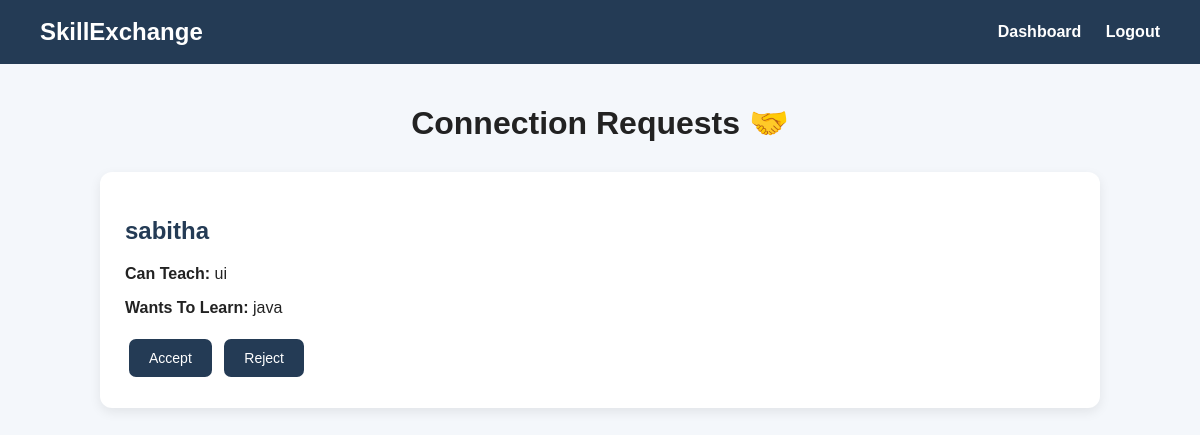
Screenshot of /requests (signed in) with the database file from the repository.
### tables this page shows
CREATE TABLE connections (
            id INTEGER PRIMARY KEY AUTOINCREMENT,
            sender_id INTEGER,
            receiver_id INTEGER,
            status TEXT DEFAULT 'pending'
        );

CREATE TABLE users (
            id INTEGER PRIMARY KEY AUTOINCREMENT,
            name TEXT NOT NULL,
            email TEXT UNIQUE NOT NULL,
            password TEXT NOT NULL,
            teach_skill TEXT,
            learn_skill TEXT
        );

### app.py (the view)
@app.route("/requests")
def requests():
    if "user_id" not in session:
        return redirect("/login")
    conn = get_db()
    requests = conn.execute("""
        SELECT connections.id,
               users.name,
               users.teach_skill,
               users.learn_skill
        FROM connections
        JOIN users
        ON connections.sender_id = users.id
        WHERE connections.receiver_id = ?
        AND connections.status = 'pending'
    """, (session["user_id"],)).fetchall()
    conn.close()
    return render_template("requests.html", requests=requests)

### app.py (called while the page is built)
def get_db():
    conn = sqlite3.connect(DATABASE)
    conn.row_factory = sqlite3.Row
    return conn

### templates/requests.html (shortened to what this page needs)
<!DOCTYPE html>
<html>
<head>
    <link rel="stylesheet" href="{{ url_for('static', filename='style.css') }}">
</head>
<body>
<nav>
    <h2>SkillExchange</h2>
    <div>
        <a href="/dashboard">Dashboard</a>
        <a href="/logout">Logout</a>
    </div>
</nav>
<div class="dashboard">
    <h1>Connection Requests 🤝</h1>
    {% for req in requests %}
    <div class="card">
        <h2>{{ req["name"] }}</h2>
        <p>
            <b>Can Teach:</b> {{ req["teach_skill"] }}
        </p>
        <p>
    <b>Wants To Learn:</b>
    {{ req["learn_skill"] }}
</p>
        <a href="/accept/{{ req['id'] }}">
            <button>Accept</button>
        </a>
        <a href="/reject/{{ req['id'] }}">
            <button>Reject</button>
        </a>
    </div>
    {% else %}
    <div class="card">
        <h2>No Requests</h2>
        <p>You don't have any connection requests.</p>
    </div>
    {% endfor %}
</div>
</body>
</html>

### static/style.css (style rules this page uses)
* { box-sizing: border-box; }
body { margin: 0; font-family: Arial, sans-serif; background: #f4f7fb; color: #222; }
nav { background: #243b55; color: white; padding: 18px 40px; display: flex; justify-content: space-between; align-items: center; }
nav h2 { margin: 0; }
nav a { color: white; text-decoration: none; margin-left: 20px; font-weight: bold; }
.dashboard { width: 85%; max-width: 1000px; margin: 40px auto; }
.dashboard > h1 { text-align: center; margin-bottom: 30px; }
.card { background: white; padding: 25px; margin: 20px 0; border-radius: 12px; box-shadow: 0 4px 12px rgba(0, 0, 0, 0.08); }
.card h2 { color: #243b55; }
button { background: #243b55; color: white; border: none; padding: 11px 20px; border-radius: 7px; cursor: pointer; margin: 6px 4px; font-size: 14px; }
a { text-decoration: none; }

### rows the page displays
connections: name "sabitha", teach_skill "ui", learn_skill "java"
